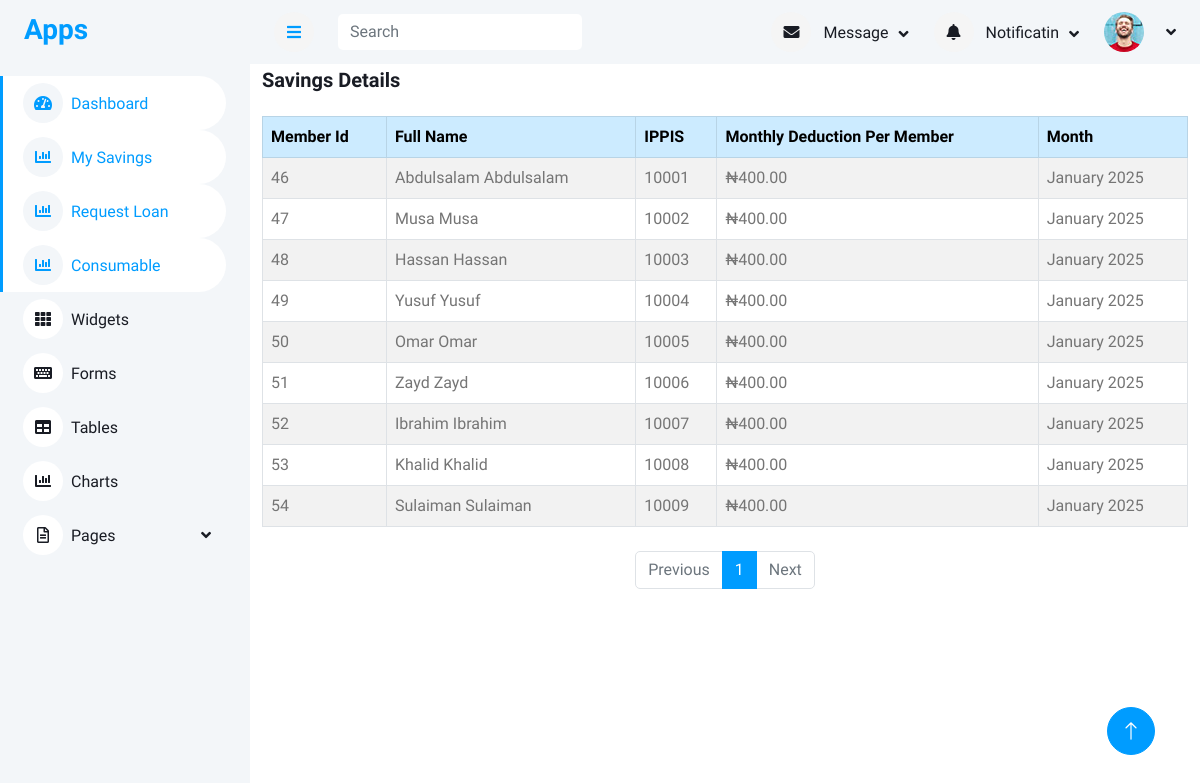
The app's page /get_upload_interest_details/1/ with its own data.
### main/models.py (models this page shows, shortened)
class Interest(models.Model):
    member = models.ForeignKey('accounts.Member', on_delete=models.CASCADE)
    month = models.DateField(db_index=True)
    amount_deducted = models.DecimalField(max_digits=10, decimal_places=2, default=400.00)
    date_deducted = models.DateField(auto_now_add=True)
    class Meta:
        unique_together = ("member", "month")  # Prevent duplicate deductions

### accounts/models.py (models this page shows, shortened)
class Member(models.Model):
    member = models.OneToOneField(User, on_delete=models.SET_NULL, null=True, blank=True)
    ippis = models.IntegerField(unique=True)  # Required and unique
    total_savings = models.DecimalField(max_digits=12, decimal_places=2, blank=True, null=True)

class User(AbstractUser):
    first_name = models.CharField(max_length=100)
    last_name = models.CharField(max_length=100)
    other_name = models.CharField(max_length=100)
    date_of_birth = models.DateField(blank=True,null=True)
    username = models.CharField(max_length=100, unique=True)
    department = models.CharField(max_length=100)
    unit = models.CharField(max_length=100)
    gender = models.ForeignKey(Gender, on_delete=models.CASCADE, blank=True, null=True)
    group = models.ForeignKey(UserGroup, on_delete=models.CASCADE, blank=True, null=True)
    marital_status = models.ForeignKey(MaritalStatus,on_delete=models.SET_NULL, null=True, blank=True)
    religion = models.ForeignKey(Religion, on_delete=models.SET_NULL, null=True, blank=True,)
    passport = models.ImageField(upload_to='passport', blank=True, null=True)
    member_number = models.CharField(max_length=100)

### financialsummary/views.py (the view)
# urls.py: path('get_upload_interest_details/<int:month>/',views.get_upload_interest_details,name='get_upload_interest_details'),
def get_upload_interest_details(request, month):
    interest_list = Interest.objects.filter(month__month=month)
    paginator = Paginator(interest_list, 100)  # Show 10 items per page
    page_number = request.GET.get("page")
    page_obj = paginator.get_page(page_number)
    return render(request,"get_upload_interest_details.html",{"page_obj": page_obj})

### templates/get_upload_interest_details.html
{% extends 'base/base.html' %}
{% block content %}
<div class="container mt-1">
    <h5 class="mb-4">Savings Details</h5>
    <table class="table table-bordered table-striped table-hover ">
        <thead class="table-primary">
            <tr>
                <th>Member Id</th>
                <th>Full Name</th>
                <th>IPPIS</th>
                <th>Monthly Deduction Per Member</th>
                <th>Month</th>
            </tr>
        </thead>
        <tbody>
            {% for save in page_obj %}
            <tr>
                <td>{{ save.member.id }}</td>
                <td>{{ save.member.member.first_name }} {{ save.member.member.last_name }}</td>
                <td>{{ save.member.ippis }}</td>
                <td>₦{{ save.amount_deducted }}</td>
                <td>{{ save.month|date:"F Y" }}</td>
            </tr>
            {% empty %}
            <tr>
                <td colspan="7" class="text-center text-muted">No savings found for this month.</td>
            </tr>
            {% endfor %}
        </tbody>
    </table>
    <div class="d-flex justify-content-center mt-4">
        <nav aria-label="Page navigation">
            <ul class="pagination">
                {% if page_obj.has_previous %}
                <li class="page-item">
                    <a class="page-link" href="?page={{ page_obj.previous_page_number }}">Previous</a>
                </li>
                {% else %}
                <li class="page-item disabled">
                    <span class="page-link">Previous</span>
                </li>
                {% endif %}
                {% for num in page_obj.paginator.page_range %}
                <li class="page-item {% if page_obj.number == num %}active{% endif %}">
                    <a class="page-link" href="?page={{ num }}">{{ num }}</a>
                </li>
                {% endfor %}
                {% if page_obj.has_next %}
                <li class="page-item">
                    <a class="page-link" href="?page={{ page_obj.next_page_number }}">Next</a>
                </li>
                {% else %}
                <li class="page-item disabled">
                    <span class="page-link">Next</span>
                </li>
                {% endif %}
            </ul>
        </nav>
    </div>
</div>
{% endblock content %}

### static/css/style.css (style rules this page uses)
:root { --primary: #009CFF; --light: #F3F6F9; --dark: #191C24; }

### records on screen
Interest: member.id "46", member.member.first_name "Abdulsalam", member.member.last_name "Abdulsalam", member.ippis "10001", amount_deducted "400.00", month "January 2025"
Interest: member.id "47", member.member.first_name "Musa", member.member.last_name "Musa", member.ippis "10002", amount_deducted "400.00", month "January 2025"
Interest: member.id "48", member.member.first_name "Hassan", member.member.last_name "Hassan", member.ippis "10003", amount_deducted "400.00", month "January 2025"
Interest: member.id "49", member.member.first_name "Yusuf", member.member.last_name "Yusuf", member.ippis "10004", amount_deducted "400.00", month "January 2025"
Interest: member.id "50", member.member.first_name "Omar", member.member.last_name "Omar", member.ippis "10005", amount_deducted "400.00", month "January 2025"
Interest: member.id "51", member.member.first_name "Zayd", member.member.last_name "Zayd", member.ippis "10006", amount_deducted "400.00", month "January 2025"
Interest: member.id "52", member.member.first_name "Ibrahim", member.member.last_name "Ibrahim", member.ippis "10007", amount_deducted "400.00", month "January 2025"
Interest: member.id "53", member.member.first_name "Khalid", member.member.last_name "Khalid", member.ippis "10008", amount_deducted "400.00", month "January 2025"
Interest: member.id "54", member.member.first_name "Sulaiman", member.member.last_name "Sulaiman", member.ippis "10009", amount_deducted "400.00", month "January 2025"

### other values on screen
{{ num }} "1"
